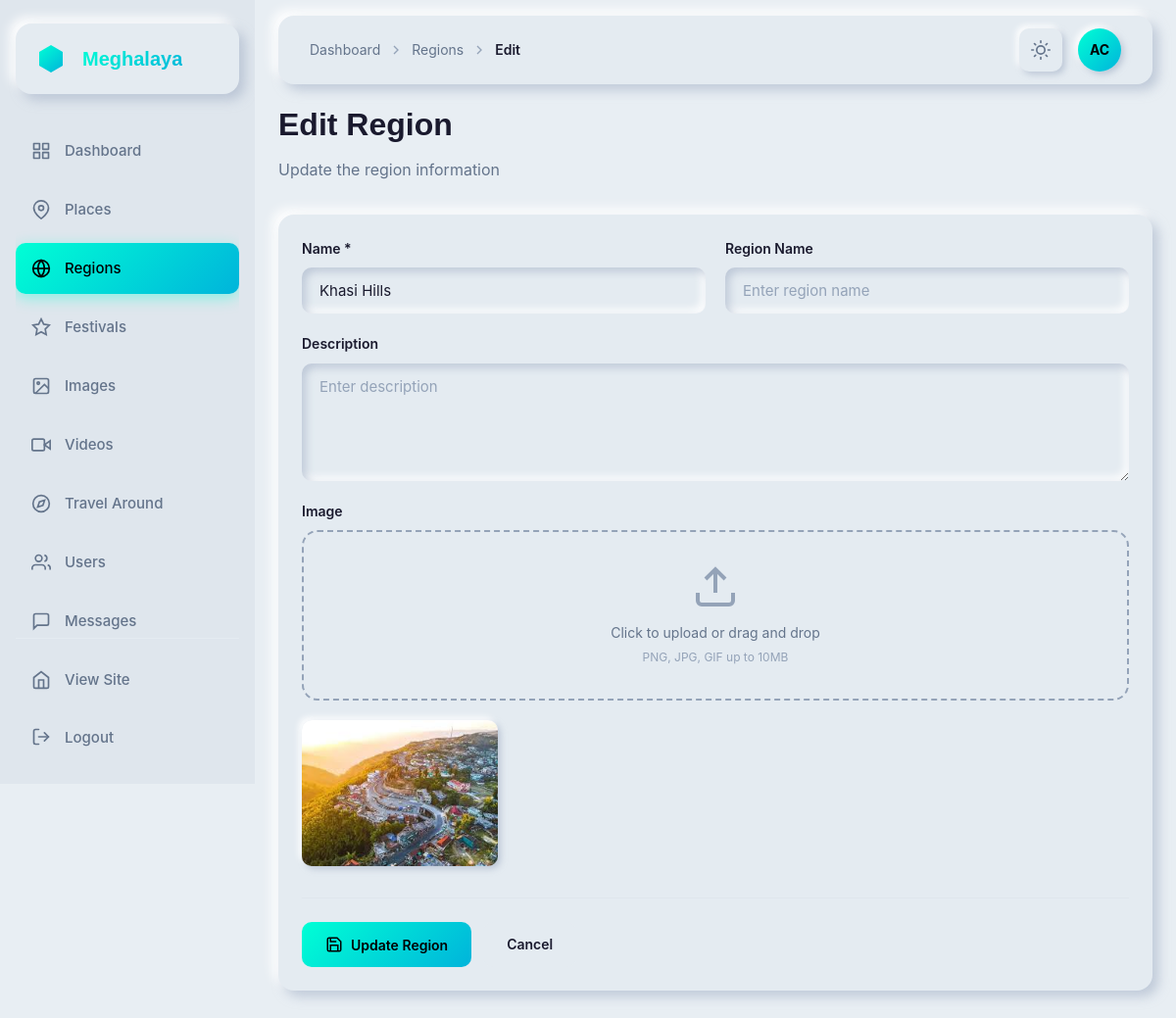
Page /dashboard/regions/2/edit/ (signed in) on the committed database.
### app/models.py (models this page shows, shortened)
class RegionOfMeghalaya(models.Model):
    name = models.CharField(max_length=100)
    region_name = models.CharField(max_length=100, blank=True, null=True)
    image = models.ImageField(upload_to="img/")
    description = models.TextField(default='',blank=True, null=True)
    created_at = models.DateTimeField(auto_now_add=True)
    updated_at = models.DateTimeField(auto_now=True)

### app/dashboard_views.py (the view, shortened to what this page needs)
# urls.py: path('regions/<int:pk>/edit/', dashboard_views.dashboard_regions_edit, name='dashboard_regions_edit'),
@login_required
@user_passes_test(is_staff_or_superuser)
def dashboard_regions_edit(request, pk):
    region = get_object_or_404(RegionOfMeghalaya, pk=pk)
    return render(request, 'dashboard/regions_form.html', {'region': region})

### app/context_processors.py (called while the page is built)
def navbar_context(request):
    placeName = cache.get('navbar_places')
    if placeName is None:
        placeName = list(MeghalayaImages.objects.values('name').exclude(
            name__in=["Cherrapunji", "Police Bazar", "Seven Sister Falls", "Dawki River", "Cathedral of Mary"]
        ).distinct())
        cache.set('navbar_places', placeName, 300)
    return {
        'placeName': placeName
    }

### app/dashboard_views.py (called while the page is built)
def is_staff_or_superuser(user):
    return user.is_staff or user.is_superuser

### templates/dashboard/regions_form.html (shortened to what this page needs)
{% extends 'dashboard/base.html' %}
{% block breadcrumb %}
<svg class="breadcrumb-separator" width="16" height="16" viewBox="0 0 24 24" fill="none" stroke="currentColor" stroke-width="2">
    <polyline points="9 18 15 12 9 6"></polyline>
</svg>
<a href="{% url 'dashboard_regions' %}" class="breadcrumb-link">Regions</a>
<svg class="breadcrumb-separator" width="16" height="16" viewBox="0 0 24 24" fill="none" stroke="currentColor" stroke-width="2">
    <polyline points="9 18 15 12 9 6"></polyline>
</svg>
<span class="breadcrumb-current">{% if region %}Edit{% else %}Add{% endif %}</span>
{% endblock %}
{% block content %}
<div class="title-section cascade-in">
    <h1 class="page-title">{% if region %}Edit Region{% else %}Add New Region{% endif %}</h1>
    <p class="page-subtitle">{% if region %}Update the region information{% else %}Add a new region to your website{% endif %}</p>
</div>
<div class="card nm-flat cascade-in">
    <form method="post" enctype="multipart/form-data" data-validate>
        <div class="form-grid">
            <div class="form-group">
                <label class="form-label">Name *</label>
                <input type="text" name="name" class="nm-input" value="{{ region.name|default:'' }}" placeholder="Enter name" required>
            </div>
            <div class="form-group">
                <label class="form-label">Region Name</label>
                <input type="text" name="region_name" class="nm-input" value="{{ region.region_name|default:'' }}" placeholder="Enter region name">
            </div>
            <div class="form-group full-width">
                <label class="form-label">Description</label>
                <textarea name="description" class="nm-input nm-textarea" placeholder="Enter description">{{ region.description|default:'' }}</textarea>
            </div>
            <div class="form-group full-width">
                <label class="form-label">Image {% if not region %}*{% endif %}</label>
                <div class="file-upload">
                    <label class="file-upload-label">
                        <svg class="file-upload-icon" viewBox="0 0 24 24" fill="none" stroke="currentColor" stroke-width="2">
                            <path d="M21 15v4a2 2 0 0 1-2 2H5a2 2 0 0 1-2-2v-4"></path>
                            <polyline points="17 8 12 3 7 8"></polyline>
                            <line x1="12" y1="3" x2="12" y2="15"></line>
                        </svg>
                        <span class="file-upload-text">Click to upload or drag and drop</span>
                        <span class="file-upload-hint">PNG, JPG, GIF up to 10MB</span>
                    </label>
                </div>
                <div class="image-preview-container">
                    {% if region.image %}
                    <img src="{{ region.image.url }}" alt="{{ region.name }}" class="image-preview">
                    {% endif %}
                </div>
            </div>
        </div>
        <div class="form-actions">
            <button type="submit" class="btn-primary">
                <svg width="18" height="18" viewBox="0 0 24 24" fill="none" stroke="currentColor" stroke-width="2">
                    <path d="M19 21H5a2 2 0 0 1-2-2V5a2 2 0 0 1 2-2h11l5 5v11a2 2 0 0 1-2 2z"></path>
                    <polyline points="17 21 17 13 7 13 7 21"></polyline>
                    <polyline points="7 3 7 8 15 8"></polyline>
                </svg>
                {% if region %}Update Region{% else %}Save Region{% endif %}
            </button>
            <a href="{% url 'dashboard_regions' %}" class="btn-secondary">Cancel</a>
        </div>
    </form>
</div>
{% endblock %}

### templates/dashboard/base.html (shortened to what this page needs)
{% load static %}
<!DOCTYPE html>
<html lang="en">
<head>
    <link href="https://api.fontshare.com/v2/css?f[]=general-sans@600,700&f[]=satoshi@400,500&display=swap" rel="stylesheet">
    <link rel="stylesheet" href="{% static 'css/dashboard.css' %}">
    <link rel="stylesheet" href="https://cdnjs.cloudflare.com/ajax/libs/font-awesome/6.4.0/css/all.min.css">
</head>
<body>
    <aside class="sidebar">
        <div class="sidebar-inner">
            <div class="logo-container nm-flat">
                <div class="logo-icon">
                </div>
                <span class="logo-text">Meghalaya</span>
            </div>
            <nav class="sidebar-nav">
                <a href="{% url 'dashboard_home' %}" class="sidebar-link {% if request.resolver_match.url_name == 'dashboard_home' %}active{% endif %}">
                    <div class="sidebar-link-icon">
                    </div>
                    <span>Dashboard</span>
                </a>
                <a href="{% url 'dashboard_places' %}" class="sidebar-link {% if 'places' in request.resolver_match.url_name %}active{% endif %}">
                    <div class="sidebar-link-icon">
                        <svg width="20" height="20" viewBox="0 0 24 24" fill="none" stroke="currentColor" stroke-width="2">
                            <path d="M21 10c0 7-9 13-9 13s-9-6-9-13a9 9 0 0 1 18 0z"></path>
                            <circle cx="12" cy="10" r="3"></circle>
                        </svg>
                    </div>
                    <span>Places</span>
                </a>
                <a href="{% url 'dashboard_regions' %}" class="sidebar-link {% if 'regions' in request.resolver_match.url_name %}active{% endif %}">
                    <div class="sidebar-link-icon">
                        <svg width="20" height="20" viewBox="0 0 24 24" fill="none" stroke="currentColor" stroke-width="2">
                            <circle cx="12" cy="12" r="10"></circle>
                            <line x1="2" y1="12" x2="22" y2="12"></line>
                            <path d="M12 2a15.3 15.3 0 0 1 4 10 15.3 15.3 0 0 1-4 10 15.3 15.3 0 0 1-4-10 15.3 15.3 0 0 1 4-10z"></path>
                        </svg>
                    </div>
                    <span>Regions</span>
                </a>
                <a href="{% url 'dashboard_festivals' %}" class="sidebar-link {% if 'festivals' in request.resolver_match.url_name %}active{% endif %}">
                    <div class="sidebar-link-icon">
                        <svg width="20" height="20" viewBox="0 0 24 24" fill="none" stroke="currentColor" stroke-width="2">
                            <polygon points="12 2 15.09 8.26 22 9.27 17 14.14 18.18 21.02 12 17.77 5.82 21.02 7 14.14 2 9.27 8.91 8.26 12 2"></polygon>
                        </svg>
                    </div>
                    <span>Festivals</span>
                </a>
                <a href="{% url 'dashboard_images' %}" class="sidebar-link {% if 'images' in request.resolver_match.url_name %}active{% endif %}">
                    <div class="sidebar-link-icon">
                        <svg width="20" height="20" viewBox="0 0 24 24" fill="none" stroke="currentColor" stroke-width="2">
                            <rect x="3" y="3" width="18" height="18" rx="2" ry="2"></rect>
                            <circle cx="8.5" cy="8.5" r="1.5"></circle>
                            <polyline points="21 15 16 10 5 21"></polyline>
                        </svg>
                    </div>
                    <span>Images</span>
                </a>
                <a href="{% url 'dashboard_videos' %}" class="sidebar-link {% if 'videos' in request.resolver_match.url_name %}active{% endif %}">
                    <div class="sidebar-link-icon">
                        <svg width="20" height="20" viewBox="0 0 24 24" fill="none" stroke="currentColor" stroke-width="2">
                            <polygon points="23 7 16 12 23 17 23 7"></polygon>
                            <rect x="1" y="5" width="15" height="14" rx="2" ry="2"></rect>
                        </svg>
                    </div>
                    <span>Videos</span>
                </a>
                <a href="{% url 'dashboard_travel' %}" class="sidebar-link {% if 'travel' in request.resolver_match.url_name %}active{% endif %}">
                    <div class="sidebar-link-icon">
                        <svg width="20" height="20" viewBox="0 0 24 24" fill="none" stroke="currentColor" stroke-width="2">
                            <circle cx="12" cy="12" r="10"></circle>
                            <polygon points="16.24 7.76 14.12 14.12 7.76 16.24 9.88 9.88 16.24 7.76"></polygon>
                        </svg>
                    </div>
                    <span>Travel Around</span>
                </a>
                <a href="{% url 'dashboard_users' %}" class="sidebar-link {% if 'users' in request.resolver_match.url_name %}active{% endif %}">
                    <div class="sidebar-link-icon">
                        <svg width="20" height="20" viewBox="0 0 24 24" fill="none" stroke="currentColor" stroke-width="2">
                            <path d="M17 21v-2a4 4 0 0 0-4-4H5a4 4 0 0 0-4 4v2"></path>
                            <circle cx="9" cy="7" r="4"></circle>
                            <path d="M23 21v-2a4 4 0 0 0-3-3.87"></path>
                            <path d="M16 3.13a4 4 0 0 1 0 7.75"></path>
                        </svg>
                    </div>
                    <span>Users</span>
                </a>
                <a href="{% url 'dashboard_messages' %}" class="sidebar-link {% if 'message' in request.resolver_match.url_name %}active{% endif %}">
                    <div class="sidebar-link-icon">
                        <svg width="20" height="20" viewBox="0 0 24 24" fill="none" stroke="currentColor" stroke-width="2">
                            <path d="M21 15a2 2 0 0 1-2 2H7l-4 4V5a2 2 0 0 1 2-2h14a2 2 0 0 1 2 2z"></path>
                        </svg>
                    </div>
                    <span>Messages</span>
                </a>
            </nav>
            <div class="sidebar-footer">
                <a href="{% url 'home' %}" class="sidebar-link">
                    <div class="sidebar-link-icon">
                        <svg width="20" height="20" viewBox="0 0 24 24" fill="none" stroke="currentColor" stroke-width="2">
                            <path d="M3 9l9-7 9 7v11a2 2 0 0 1-2 2H5a2 2 0 0 1-2-2z"></path>
                            <polyline points="9 22 9 12 15 12 15 22"></polyline>
                        </svg>
                    </div>
                    <span>View Site</span>
                </a>
                <form method="post" action="{% url 'logout' %}" class="sidebar-logout-form">
                    <button type="submit" class="sidebar-link logout-btn">
                        <div class="sidebar-link-icon">
                            <svg width="20" height="20" viewBox="0 0 24 24" fill="none" stroke="currentColor" stroke-width="2" stroke-linecap="round" stroke-linejoin="round">
                                <path d="M9 21H5a2 2 0 0 1-2-2V5a2 2 0 0 1 2-2h4"></path>
                                <polyline points="16 17 21 12 16 7"></polyline>
                                <line x1="21" y1="12" x2="9" y2="12"></line>
                            </svg>
                        </div>
                        <span>Logout</span>
                    </button>
                </form>
            </div>
        </div>
    </aside>
    <main class="main-content">
        <header class="header nm-flat">
            <div class="header-left">
                <nav class="breadcrumb">
                    <a href="{% url 'dashboard_home' %}" class="breadcrumb-link">Dashboard</a>
                    {% block breadcrumb %}{% endblock %}
                </nav>
            </div>
            <div class="header-right">
                <button class="header-btn nm-button theme-toggle" aria-label="Toggle theme" id="themeToggle">
                </button>
                <div class="profile-avatar">
                    <span class="avatar-text">{{ user.username|slice:":2"|upper }}</span>
                </div>
            </div>
        </header>
        <div class="content-wrapper">
            {% block content %}{% endblock %}
        </div>
    </main>
</body>
</html>

### rows in the picture
RegionOfMeghalaya: name "Khasi Hills", image (picture)

### other values in the picture
{{ user.username|slice:":2"|upper }} "AC"
